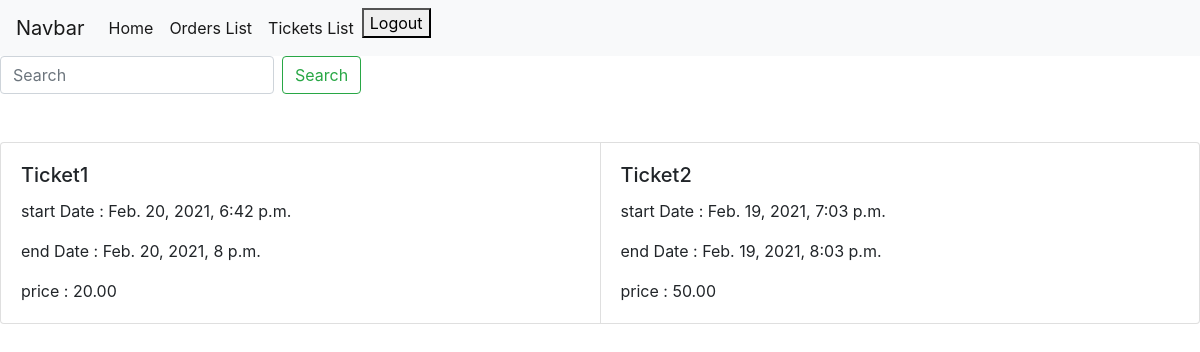
Page /tickets (signed in) on the earlier database version.
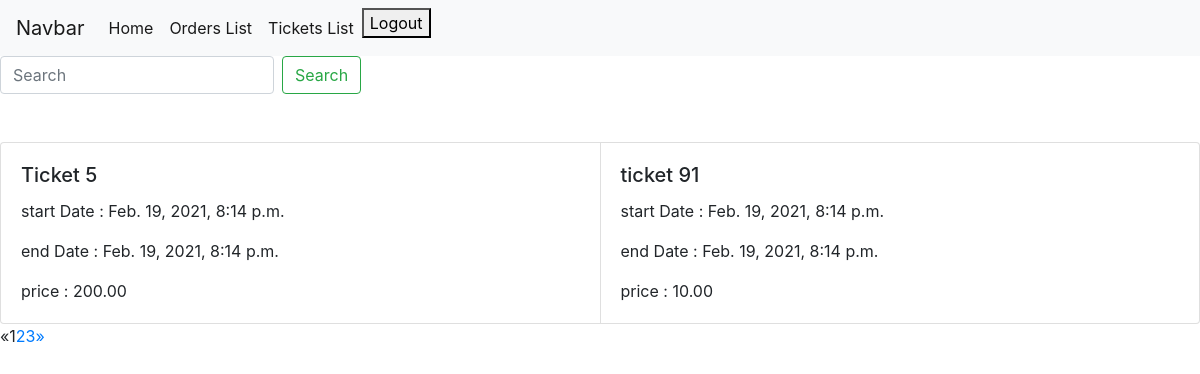
Same page on the later database version.
### ecommerce/models.py (models this page shows, shortened)
class Ticket(models.Model):
    name = models.CharField(max_length=100, verbose_name=_('Ticket name'), unique=True)
    start_date = models.DateTimeField(verbose_name=_('Start date'))
    end_date = models.DateTimeField(verbose_name=_('End date'))
    qr_code = models.CharField(max_length=254, verbose_name=_('QR Code'))
    price = models.DecimalField(max_digits=10, decimal_places=2, verbose_name=_("Price"), null=True)
    status = models.IntegerField(choices=TicketStatus.choices, default=0)
    class Meta:
        verbose_name = _('Ticket')
        verbose_name_plural = _('Tickets')

### ecommerce/views.py (the view)
# urls.py: path('tickets', ticket_list, name='tickets_list'),
@login_required
def ticket_list(request: WSGIRequest) -> HttpResponse:
    search_word = request.GET.get('q')
    tickets = Ticket.objects.filter(status=TicketStatus.available)
    if search_word:
        tickets = tickets.filter(name__contains=search_word)
    page = request.GET.get('page', 1)
    paginator = Paginator(tickets, 2)
    try:
        tickets = paginator.page(page)
    except PageNotAnInteger:
        tickets = paginator.page(1)
    except EmptyPage:
        tickets = paginator.page(paginator.num_pages)
    return render(request, 'pages/ecommerce/tickets.html', context={'tickets': tickets})

### templates/pages/ecommerce/tickets.html (shortened to what this page needs)
{% extends 'layout.html' %}
{% block content %}
    <form class="form-inline my-2 my-lg-0" method="get" action="{% url 'ecommerce:tickets_list' %}">
        <input class="form-control mr-sm-2" type="search" placeholder="Search" name="q" aria-label="Search">
        <button class="btn btn-outline-success my-2 my-sm-0" type="submit">Search</button>
    </form>
    <br>
    <br>
    <div class="card-group">
        {% for ticket in tickets %}
            <div class="card">
                <div class="card-body">
                    <h5 class="card-title">{{ ticket.name }}</h5>
                    <p class="card-text">start Date : {{ ticket.start_date }}</p>
                    <p class="card-text">end Date : {{ ticket.end_date }}</p>
                    <p class="card-text">price : {{ ticket.price }}</p>
                </div>
            </div>
        {% endfor %}
    </div>
    {% if tickets.has_other_pages %}
        <ul class="pagination">
            {% if tickets.has_previous %}
                <li><a href="?page=
                        {{ tickets.previous_page_number }}{% if request.GET.q %}&q={{ request.GET.q }}{% endif %}">&laquo;</a>
                </li>
            {% else %}
                <li class="disabled"><span>&laquo;</span></li>
            {% endif %}
            {% for i in tickets.paginator.page_range %}
                {% if tickets.number == i %}
                    <li class="active"><span>{{ i }} <span class="sr-only">(current)</span></span></li>
                {% else %}
                    <li><a href="?page={{ i }}{% if request.GET.q %}&q={{ request.GET.q }}{% endif %}">{{ i }} </a></li>
                {% endif %}
            {% endfor %}
            {% if tickets.has_next %}
                <li><a href="?page={{ tickets.next_page_number }}{% if request.GET.q %}&q={{ request.GET.q }}{% endif %}"
                >&raquo;</a></li>
            {% else %}
                <li class="disabled"><span>&raquo;</span></li>
            {% endif %}
        </ul>
    {% endif %}
{% endblock %}

Differences in the rows shown:
no longer on this page (row edited): Ticket: name "Ticket1", start_date "Feb. 20, 2021, 6:42 p.m.", end_date "Feb. 20, 2021, 8 p.m.", price "20.00"
no longer on this page (row edited): Ticket: name "Ticket2", start_date "Feb. 19, 2021, 7:03 p.m.", end_date "Feb. 19, 2021, 8:03 p.m.", price "50.00"
added Ticket: name "Ticket 5", start_date "Feb. 19, 2021, 8:14 p.m.", end_date "Feb. 19, 2021, 8:14 p.m.", price "200.00"
added Ticket: name "ticket 91", start_date "Feb. 19, 2021, 8:14 p.m.", end_date "Feb. 19, 2021, 8:14 p.m.", price "10.00"
Other differences:
new list line: "1"
new list line: "2"
new list line: "3"
